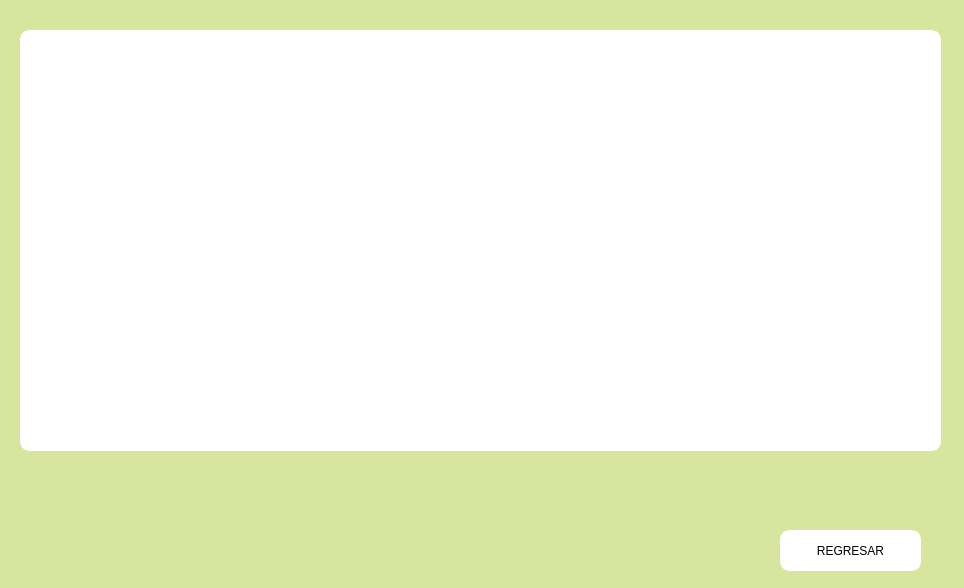
<?xml version="1.0" encoding="UTF-8"?>
<ui version="4.0">
 <class>verComentarios</class>
 <widget class="QMainWindow" name="verComentarios">
  <property name="geometry">
   <rect>
    <x>0</x>
    <y>0</y>
    <width>964</width>
    <height>588</height>
   </rect>
  </property>
  <property name="windowTitle">
   <string>MainWindow</string>
  </property>
  <property name="styleSheet">
   <string notr="true">background-color: rgb(216, 229, 158);</string>
  </property>
  <widget class="QWidget" name="centralwidget">
   <widget class="QPushButton" name="pushButton_3">
    <property name="geometry">
     <rect>
      <x>780</x>
      <y>530</y>
      <width>141</width>
      <height>41</height>
     </rect>
    </property>
    <property name="cursor">
     <cursorShape>PointingHandCursor</cursorShape>
    </property>
    <property name="styleSheet">
     <string notr="true">font: 900 10pt &quot;Segoe UI Black&quot;;
border: 5px solid white;
background-color: rgb(255, 255, 255);
border-radius: 10px;
</string>
    </property>
    <property name="text">
     <string>REGRESAR</string>
    </property>
   </widget>
   <widget class="QPlainTextEdit" name="txtArea">
    <property name="enabled">
     <bool>false</bool>
    </property>
    <property name="geometry">
     <rect>
      <x>20</x>
      <y>30</y>
      <width>921</width>
      <height>421</height>
     </rect>
    </property>
    <property name="styleSheet">
     <string notr="true">font: 600 11pt &quot;Segoe UI Variable Display Semib&quot;;
border: 5px solid white;
background-color: rgb(255, 255, 255);
border-radius: 10px;</string>
    </property>
   </widget>
  </widget>
 </widget>
 <resources/>
 <connections/>
</ui>
